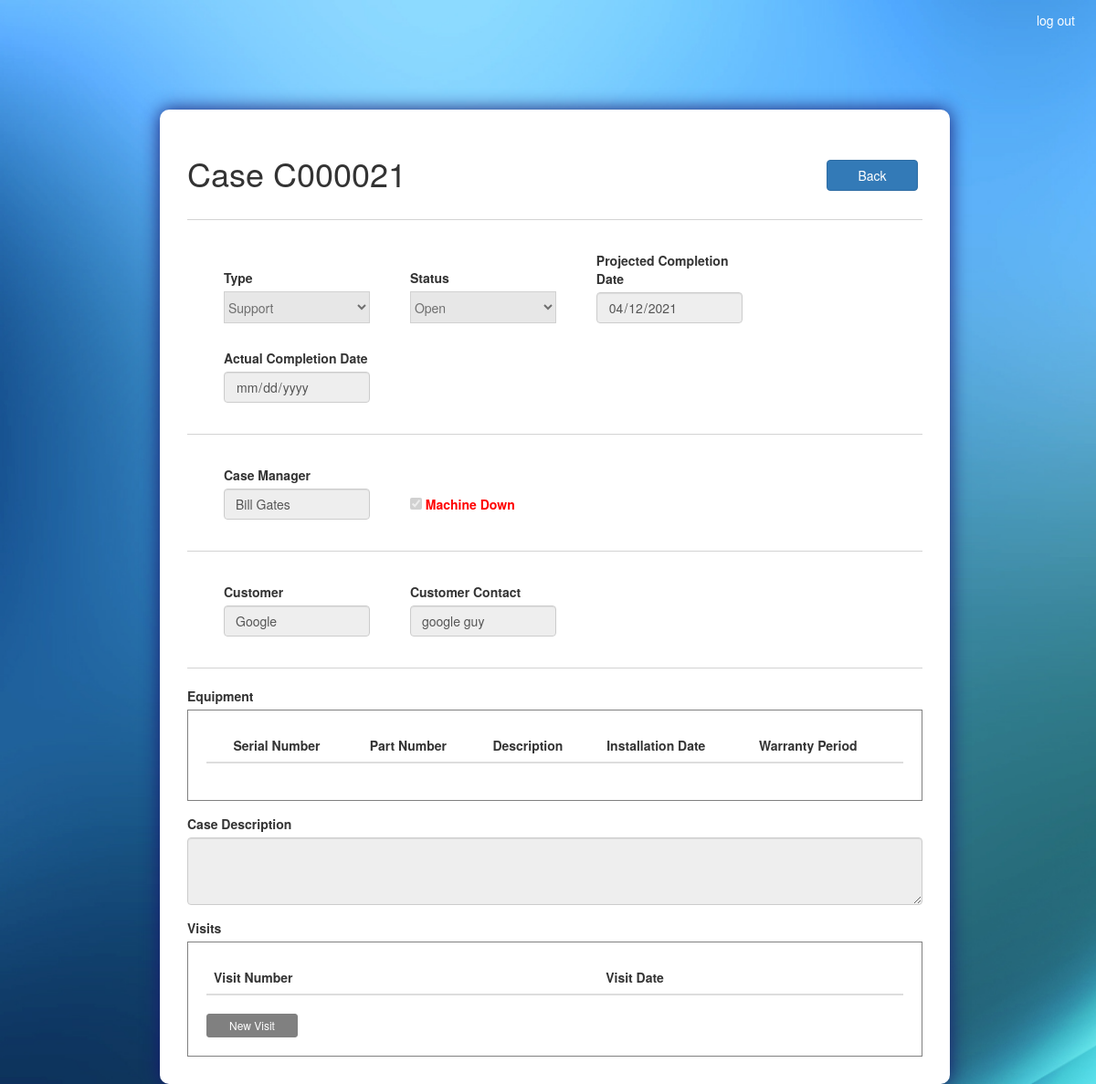
/case/C000021/ (signed in), run on an earlier commit of the app's database.
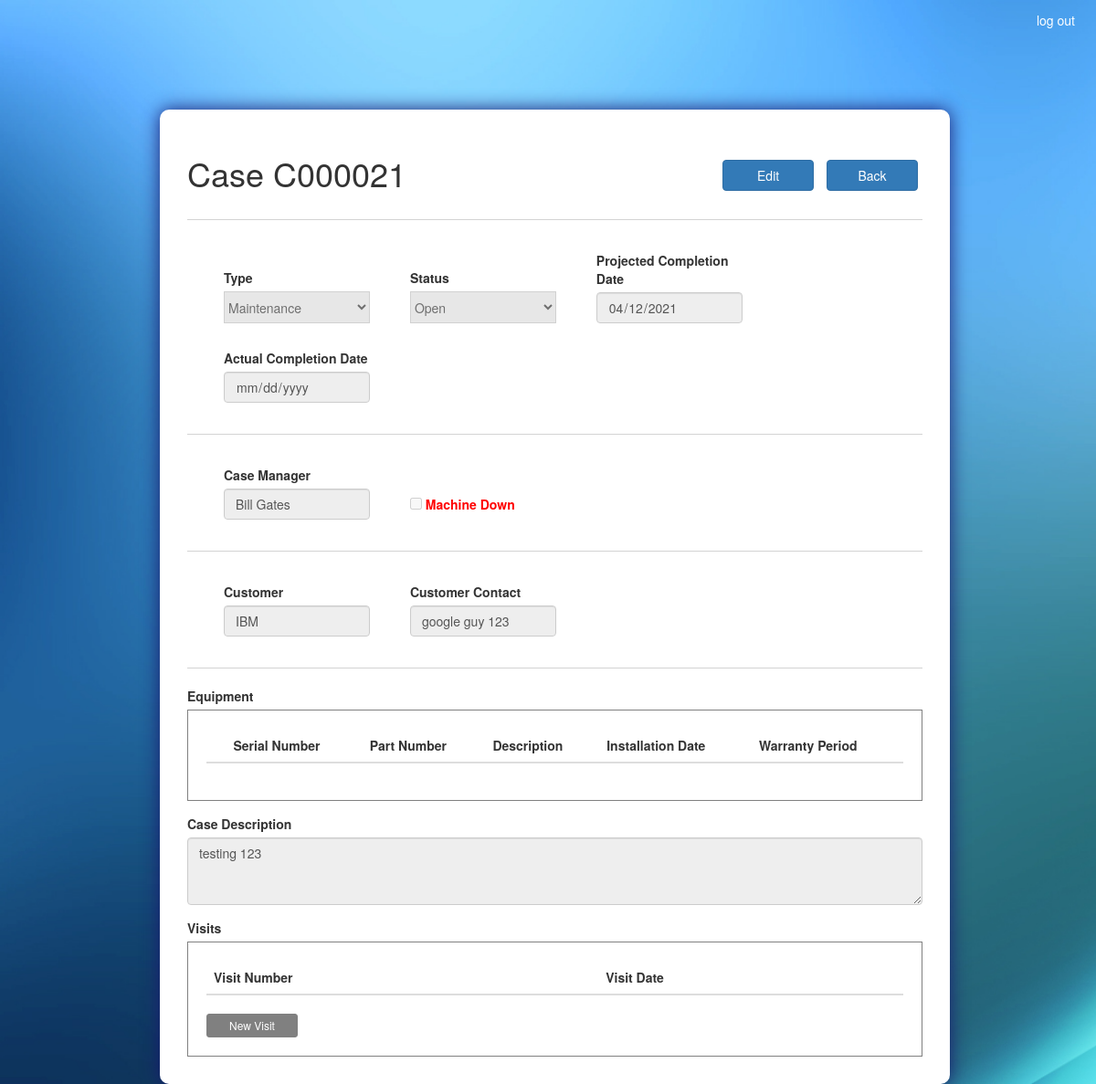
And on a later commit of the database.
### ASISupport_app/models.py (models this page shows, shortened)
class Case(models.Model):
	TYPES = (
		('Support', 'Support'),
		('Training', 'Training'),
		('Maintenance', 'Maintenance'),
		('installation','Installation')
	)
	STATUSES = (
		('Open', 'Open'),
		('Resolved', 'Resolved'),
		('Closed', 'Closed'),
		('On Hold','On Hold'),
		('Cancelled','Cancelled')
	)
	case_num 				= models.CharField(max_length=100, primary_key=True)
	case_type 				= models.CharField(max_length=100, choices=TYPES)
	status 					= models.CharField(max_length=100, choices=STATUSES)
	create_date 			= models.DateTimeField(default=timezone.now)
	target_date 			= models.DateField()
	actual_date 			= models.DateField(blank=True, null=True)
	case_manager 			= models.ForeignKey(Employee, on_delete=models.CASCADE)
	machine_down 			= models.BooleanField(default=False)
	customer 				= models.ForeignKey(Customer, on_delete=models.CASCADE)
	customer_contact 		= models.CharField(max_length=100)
	case_description 		= models.TextField()
	cancellation_reason 	= models.TextField(blank=True, null=True)
	on_hold_reason 			= models.TextField(blank=True, null=True)

class Customer(models.Model):
	customer_name 			= models.CharField(max_length=100, primary_key=True)
	def __str__(self):
		return self.customer_name

class Employee(models.Model):
	employee_id 			= models.CharField(max_length=100, primary_key=True)
	first_name 				= models.CharField(max_length=100)
	last_name 				= models.CharField(max_length=100)
	phone_number 			= models.CharField(max_length=100)
	email 					= models.EmailField(max_length=254, unique = True)
	password 				= models.CharField(max_length=100)
	def __str__(self):
		return f'{self.first_name} {self.last_name}'
		'''note: must be unique for case creation unique'''

### ASISupport_app/views.py (the view, shortened to what this page needs)
# urls.py: path('case/<id>/', views.case_view, name = 'view_case'),
@login_required(login_url='/accounts/login/')
def case_view(request, id):
	state = 'view'
	if request.method == 'POST' and 'back_btn' in request.POST:
		return redirect('ASISupport_app:dashboard')
	case = Case.objects.get(case_num=id)
	visits = Visit.objects.filter(case_num=id)
	case_equipment = CaseEquipment.objects.filter(case_num=id)
	case_equipment_sn_lst = [ce.equip_sn for ce in case_equipment]
	filtered_case_equipment = Equipment.objects.filter(equip_sn__in=case_equipment_sn_lst)
	equipment = Equipment.objects.all()
	equip_sn_lst = [equip.equip_sn for equip in equipment]
	equip_pn_lst = [equip.equip_pn for equip in equipment]
	equip_description_lst = [equip.equip_description for equip in equipment]
	equip_property_lst = [{'sn':equip.equip_sn,
						 'pn':equip.equip_pn,
						 'description':equip.equip_description,
						 'date':str(datetime.strptime(str(equip.installation_date)[:19],'%Y-%m-%d %H:%M:%S').strftime('%d/%m/%Y %H:%M:%S')),
						 'warranty':str(equip.warranty)} for equip in equipment]
	types = Case.TYPES
	employees = Employee.objects.all()
	customers = Customer.objects.all()
	''' roles '''
	groups = list(request.user.groups.values_list('name',flat = True))
	''' status list by roles '''
	statuses = []
	if ('Support' in groups ):
		statuses.extend((
						('Open', 'Open'),
						('Resolved', 'Resolved'),
						('On Hold','On Hold'),
						('Cancelled','Cancelled')
						))
	if ('Secretary' in groups):
		statuses.extend((
						('Closed', 'Closed'),
						))
	if ('Manager' in groups):
		statuses.extend(Case.STATUSES)
	statuses = list(set(statuses))
	''' restrict permits '''
	permit_edit = ('Manager' in groups) or ('Support' in groups and case.status not in ['Resolved','Closed','Cancelled']) or ('Secretary' in groups and case.status in ['Resolved'])
	edit = False
	permit_type = False
	permit_status = False
	permit_target_date = False
	permit_actual_date = False
	permit_on_hold_reason = False
	permit_cancellation_reason = False
	permit_case_manager = False
	permit_machine_down = False
	permit_customer = False
	permit_customer_contact = False
	permit_description = False
	permit_equipment_delete = False
	permit_equipment_add = False
	return render(request, 'ASISupport_app/case.html', locals())

### templates/ASISupport_app/case.html (shortened to what the changed rows need)
<!DOCTYPE html>
{% extends "ASISupport_app/base.html" %}
{% load static %}
{% block head_block %}
	<link rel="stylesheet" type="text/css" href="{% static 'css/case.css' %}">
{% endblock %}
{% block body_block %}
	<section class="col-sm-1 col-sm-10 col-sm-1">
		{% if state == 'view' %}
			<form class="form-container" action="{% url 'ASISupport_app:view_case' case.case_num %}" method="POST" id="view_case_form">
				<h1 class="inline_it">Case {{ case.case_num }}</h1>
				<div class="action_btn">
					{% if permit_edit %}
						<button type="submit" name="edit_btn" class="btn btn-primary">Edit</button>
					{% endif %}
					<button type="submit" name="back_btn" class="btn btn-primary">Back</button>
				</div>
				<hr class="solid">
				<div class="inline_it inline_spacing">
					<div>
						<label for="type">Type</label>
					</div>
					{% if not permit_type %}
						<select class="form-select select_bar" disabled>
							<option selected>{{ case.case_type }}</option>
						</select>
					{% endif %}
				</div>
				<div class="inline_it inline_spacing">
					<div>
						<label for="status">Status</label>
					</div>
					{% if not permit_status %}
						<select class="form-select select_bar" disabled>
							<option selected>{{ case.status }}</option>
						</select>
					 {% endif %}
				</div>
				<div class="inline_it inline_spacing">
					<div>
						<label class="date_bar" for="projected_date">Projected Completion Date</label>
					</div>
					<input class="form-control datepicker date_bar" {% if permit_target_date %} name="projected_date" {% endif %} type="date" value="{{ case.target_date|date:'Y-m-d' }}" {% if not permit_target_date %} disabled {% endif %}>
				</div>
				<div class="inline_it inline_spacing last_row_object">
					<div>
						<label for="actual_date">Actual Completion Date</label>
					</div>
					<input class="form-control datepicker date_bar" {% if permit_actual_date %} name="actual_date" {% endif %} type="date" value="{{ case.actual_date|date:'Y-m-d' }}" {% if not permit_actual_date %} disabled {% endif %}>
				</div>
				<hr class="solid"  id="first_solid">
				<div class="inline_it inline_spacing">
					<div>
						<label for="case_manager">Case Manager</label>
					</div>
					{% if not permit_case_manager %}
						<input class="form-control text_bar" type="text" value="{{ case.case_manager }}" disabled>
					{% endif %}
				</div>
				<div class="form-check inline_it inline_spacing machine_down_cb last_row_object">
					<input type="checkbox" {% if permit_machine_down %} name="machine_down" {% endif %} {% if case.machine_down %} checked {% endif %} {% if not permit_machine_down %} disabled {% endif %}>
					<label for="machine_down">Machine Down</label>
				</div>
				<hr class="solid">
				<div class="inline_it inline_spacing">
					<div>
						<label for="customer">Customer</label>
					</div>
					{% if not permit_customer %}
						<input class="form-control text_bar" type="text" value="{{ case.customer }}" disabled>
					{% endif %}
				</div>
				<div class="inline_it inline_spacing last_row_object">
					<div>
						<label for="customer_contact">Customer Contact</label>
					</div>
					<input class="form-control text_bar" {% if permit_customer_contact %} name="customer_contact" {% endif %} type="text" value="{{ case.customer_contact }}" {% if not permit_customer_contact %} disabled {% endif %}>
				</div>
				<hr class="solid">
				<div>
					<label>Equipment</label>
					<div class="object_table">
						<table class="table table-hover" id="equipment_tbl">
							<thead>
								<tr>
									<th scope="col"></th>
									<th scope="col">Serial Number</th>
						    		<th scope="col">Part Number</th>
						    		<th scope="col">Description</th>
						    		<th scope="col">Installation Date</th>
						    		<th scope="col">Warranty Period</th>
						    	</tr>
							</thead>
						</table>
					</div>
				</div>
				<div class="form-group description_bar">
					<label for="case_description">Case Description</label>
					<textarea class="form-control" {% if permit_description %} name="case_description" {% endif %} rows="3" {% if not permit_description %} disabled {% endif %}>{{ case.case_description }}</textarea>
				</div>
				<div>
					<label>Visits</label>
					<div class="object_table">
						<table class="table table-hover">
							<thead>
								<tr>
						    		<th scope="col">Visit Number</th>
						    		<th scope="col">Visit Date</th>
						    	</tr>
							</thead>
						</table>
						<a href="{% url 'ASISupport_app:new_visit' case.case_num %}" class="btn btn-primary btn-sm new_visit_btn">New Visit</a>
					</div>
				</div>
			</form>
		{% endif %}
	</section>
{% endblock %}

What changed in the data, as far as the page shows it:
changed Case "Open": case_type "Support" → "Maintenance"; machine_down "☑" → "☐"; customer "Google" → "IBM"; customer_contact "google guy" → "google guy 123"; case_description (not shown) → "testing 123"
Also different on the page:
text now shown: "Edit"
